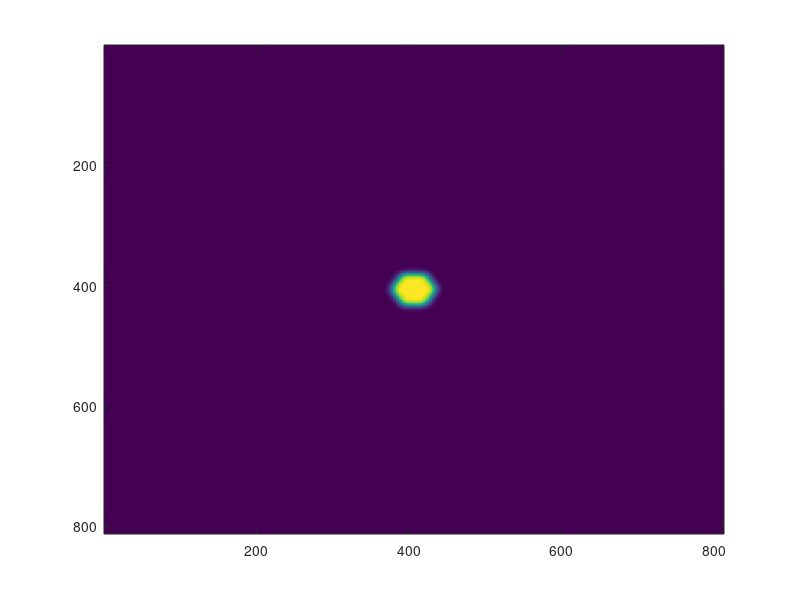
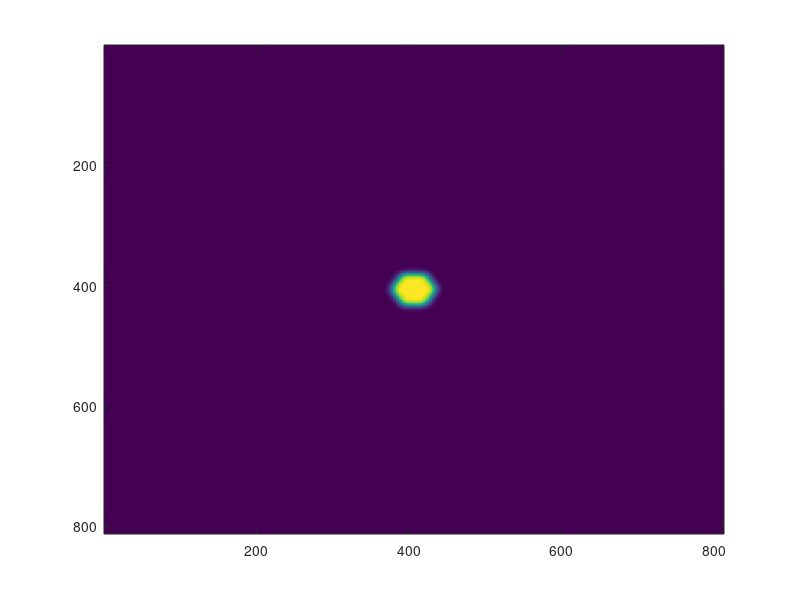

The MATLAB source for these figures, in order:
% clear;
% clc;
% img = imread('img.png');
% img = imresize(img, [812 812]);
% figure;
% imagesc(img)
s = 30; % side length
n = 6; % number of sides
N = 812;
x = (-N/2):(N/2-1);
[xx,yy] = meshgrid( x, x );
r = s/(2*sin(pi/n));
theta = linspace(0, 2*pi, n+1);
theta(end) = [];
sg = 5;

px = r .* cos(theta);
py = r .* sin(theta);

obj = double(poly2mask(px+N/2, py+N/2, N, N));

obj = imgaussfilt(obj, sg, 'FilterDomain', 'frequency');

figure
imagesc(obj)
% obj = zeros(size(xx));
% for i = 1:n
%     j = i + 1;
%     if (j > size(px, 2)); j = 1; end
%     m = (py(j)-py(i))/(px(j)-px(i));
% %     m2 = 
%     obj1 = -(erf( (m*(abs(xx-px(i))-s) - (abs(yy-py(i))-s))/sg) );
%     if(i == 1); obj = obj1; continue; end
%     obj = obj .* obj1;
% end

figure
imagesc(obj)
% im_triangle = (-(erf( (abs(xx)-w/2)/sg) -1)/2) .* (-(erf( (abs(yy)-h/2)/sg) -1)/2);
% 
% im = (-(erf( (abs(xx)-w/2)/sg) -1)/2) .* (-(erf( (abs(yy)-h/2)/sg) -1)/2);
